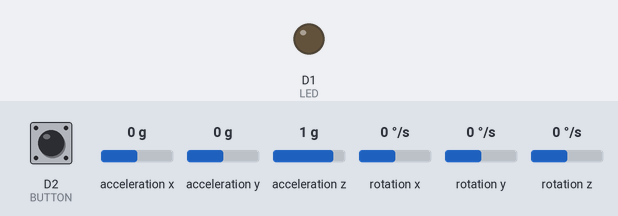
This sketch was run on a simulated ESP8266 (NodeMCU). On the bench: output pins drawn as LEDs (lit = HIGH). Wiring (inferred from the names in the program): MPU-6050 motion sensor at I2C address 0x68. Dashed ring = blinking. The inputs (shaded band) are chosen by the test bench; at power-on: D2 (BUTTON) LOW, acceleration x 0 g, acceleration y 0 g, acceleration z 1 g, rotation x 0 °/s, rotation y 0 °/s, rotation z 0 °/s. WiFi joins after 1.5 s; servers stay silent unless stated; no MQTT or app messages arrive unless stated; what the sketch prints to the serial monitor is not drawn.

Above: at 2.9 s.
3.0 s: D2 (BUTTON) pulled HIGH for 1 s
At 3.19 s:
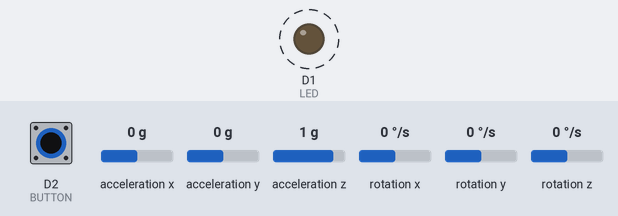
8.5 s: D2 (BUTTON) pulled HIGH for 3.2 s
At 13.1 s:
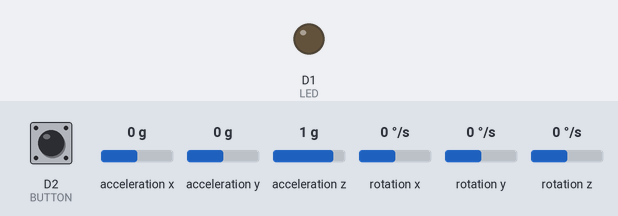
Timing chart, 0 to 14.6 s (numbered marks = the images above; inputs shaded):
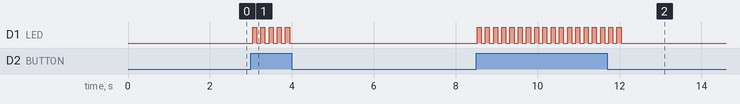

The sketch:

tap_tagV2.ino
```cpp
//include necessary libraries
#include <ESP8266WiFi.h>
#include <PubSubClient.h>
#include <Wire.h>


//wifi settings
//const char* wifiSsid = "TALKTALK765411";
//const char* wifiPassword = "A3B9N6G9";
//setting values to connect to mobile hotspot
//const char* wifiSsid = "Luke's iPhone";
//const char* wifiPassword = "luket9632";
//uni wifi
const char*  wifiSsid = "TP-LINK";
const char* wifiPassword = "84478221";

//initialise libraries
WiFiClient wifiConnection;
PubSubClient mqttClient(wifiConnection);

//mqtt settings
const int mqttPort = 1883;
//home
//const char* mqttHost = "192.168.1.12";
//home laptop
//const char* mqttHost = "192.168.1.6";
//uni tp-link
const char* mqttHost = "192.168.1.100";

// MPU6050 Device Address
const uint8_t MPU6050SlaveAddress = 0x68;

// Select pins for gyro/accel
const uint8_t scl = D6;
const uint8_t sda = D5;

//sensitivity scale provided in datasheet
const uint16_t AccelScaleFactor = 16384;
const uint16_t GyroScaleFactor = 131;

// MPU6050 configuration addresses
const uint8_t MPU6050_REGISTER_SMPLRT_DIV   =  0x19;
const uint8_t MPU6050_REGISTER_USER_CTRL    =  0x6A;
const uint8_t MPU6050_REGISTER_PWR_MGMT_1   =  0x6B;
const uint8_t MPU6050_REGISTER_PWR_MGMT_2   =  0x6C;
const uint8_t MPU6050_REGISTER_CONFIG       =  0x1A;
const uint8_t MPU6050_REGISTER_GYRO_CONFIG  =  0x1B;
const uint8_t MPU6050_REGISTER_ACCEL_CONFIG =  0x1C;
const uint8_t MPU6050_REGISTER_FIFO_EN      =  0x23;
const uint8_t MPU6050_REGISTER_INT_ENABLE   =  0x38;
const uint8_t MPU6050_REGISTER_ACCEL_XOUT_H =  0x3B;
const uint8_t MPU6050_REGISTER_SIGNAL_PATH_RESET  = 0x68;

int16_t AccelX, AccelY, AccelZ, Temperature, GyroX, GyroY, GyroZ;

int LED = 5;
int BUTTON = 4;
int mode = 1;

String tapState = "off";
float waterUse = 0;
long started;
long finish;
float water;

void setup() {
  Serial.begin(115200);
  Serial.begin(9600);

  Serial.print("Connecting to ");
  Serial.println(wifiSsid);

  WiFi.begin(wifiSsid, wifiPassword);

  while (WiFi.status() != WL_CONNECTED) {
      //print '.' every 0.5s
      delay(500);
      Serial.print(".");
    }

    //print that the wifi library is connected and the IP
    Serial.println("");
    Serial.println("WiFi connected");
    Serial.println("IP address: ");
    Serial.println(WiFi.localIP());

    mqttClient.setServer(mqttHost, mqttPort);

    mqttClient.setCallback(callback);

     while (!mqttClient.connected()) {
      Serial.print("Attempting MQTT connection...");
      if (mqttClient.connect("device1")) {
        Serial.println("connected");
      } else {
        Serial.print("failed, rc=");
        Serial.print(mqttClient.state());
        Serial.println(" try again in one second");
        // Wait a second before retrying
        delay(1000);
      }
    }

    mqttClient.subscribe("waterUsage1");

  Wire.begin(sda, scl);
  MPU6050_Init();
  pinMode(LED, OUTPUT);
  pinMode(BUTTON, INPUT);
}

void callback(char* topic, byte* payload, unsigned int length) {
  Serial.print("Message arrived [");
  Serial.print(topic);
  Serial.print("] ");
  for (int i = 0; i < length; i++) {
    Serial.print((char)payload[i]);
  }
  Serial.println();

  // Switch on the red LED if a 1 was received as first character and turn the other leds off
  if ((char)payload[0] == '1') {
    char result[8]; // Buffer big enough for 7-character float
    dtostrf(waterUse, 6, 2, result);
    mqttClient.publish("waterUsage2",result);
  }
}

void loop() {
  // put your main code here, to run repeatedly:
  mqttClient.loop();

  if(digitalRead(BUTTON) == HIGH) {
  if (mode < 3) {
    mode++;
  } else {
    mode = 1;
   }
   if (mode == 1) {
    digitalWrite(LED,HIGH);
    delay(100);
    digitalWrite(LED,LOW);
   } else if (mode == 2){
    digitalWrite(LED,HIGH);
    delay(100);
    digitalWrite(LED,LOW);
    delay(100);
    digitalWrite(LED,HIGH);
    delay(100);
    digitalWrite(LED,LOW);
   } else if (mode == 3){
    digitalWrite(LED,HIGH);
    delay(100);
    digitalWrite(LED,LOW);
    delay(100);
    digitalWrite(LED,HIGH);
    delay(100);
    digitalWrite(LED,LOW);
    delay(100);
    digitalWrite(LED,HIGH);
    delay(100);
    digitalWrite(LED,LOW);
   }
  }

  if (mode == 1) {
  Read_RawValue(MPU6050SlaveAddress, MPU6050_REGISTER_ACCEL_XOUT_H);
  if (AccelX > 8000){
    tapState = "on";
    waterUse = waterUse + 0.02;
  } else {
    tapState = "off";
  }
  Serial.print("Liters: ");
  Serial.println(waterUse);
  }

  if (mode == 2) {
  Read_RawValue(MPU6050SlaveAddress, MPU6050_REGISTER_ACCEL_XOUT_H);
  if (AccelY > 10000){
    tapState = "on";
    waterUse = waterUse + 0.02;
  } else {
    tapState = "off";
  } if (AccelY < -10000){
    tapState = "on";
    waterUse = waterUse + 0.02;
  } else {
    tapState = "off";
  }

  //Serial.println(AccelX);
  Serial.print("Liters: ");
  Serial.println(waterUse);
  }

  if (mode == 3) {
    Read_RawValue(MPU6050SlaveAddress, MPU6050_REGISTER_ACCEL_XOUT_H);
    if ((GyroX > 800) || (GyroX < -800)) {
      if(tapState == "off"){
      tapState = "on";
      delay(500);
      //started.millis();
      started = millis();
      }else if(tapState == "on") {
        tapState = "off";
        delay(500);
        finish = millis();
        water = (finish - started) / 1000;
        water = water * 0.2;
        waterUse = waterUse + water;
      }
    }
    //Serial.println(tapState);
    Serial.print("Liters: ");
    Serial.println(waterUse);
    //Serial.println(water);
  }
  delay(100);
}


void I2C_Write(uint8_t deviceAddress, uint8_t regAddress, uint8_t data){
  Wire.beginTransmission(deviceAddress);
  Wire.write(regAddress);
  Wire.write(data);
  Wire.endTransmission();
}

void Read_RawValue(uint8_t deviceAddress, uint8_t regAddress){
  Wire.beginTransmission(deviceAddress);
  Wire.write(regAddress);
  Wire.endTransmission();
  Wire.requestFrom(deviceAddress, (uint8_t)14);
  AccelX = (((int16_t)Wire.read()<<8) | Wire.read());
  AccelY = (((int16_t)Wire.read()<<8) | Wire.read());
  AccelZ = (((int16_t)Wire.read()<<8) | Wire.read());
  Temperature = (((int16_t)Wire.read()<<8) | Wire.read());
  GyroX = (((int16_t)Wire.read()<<8) | Wire.read());
  GyroY = (((int16_t)Wire.read()<<8) | Wire.read());
  GyroZ = (((int16_t)Wire.read()<<8) | Wire.read());
}

//configure MPU6050
void MPU6050_Init(){
  delay(150);
  I2C_Write(MPU6050SlaveAddress, MPU6050_REGISTER_SMPLRT_DIV, 0x07);
  I2C_Write(MPU6050SlaveAddress, MPU6050_REGISTER_PWR_MGMT_1, 0x01);
  I2C_Write(MPU6050SlaveAddress, MPU6050_REGISTER_PWR_MGMT_2, 0x00);
  I2C_Write(MPU6050SlaveAddress, MPU6050_REGISTER_CONFIG, 0x00);
  I2C_Write(MPU6050SlaveAddress, MPU6050_REGISTER_GYRO_CONFIG, 0x00);//set +/-250 degree/second full scale
  I2C_Write(MPU6050SlaveAddress, MPU6050_REGISTER_ACCEL_CONFIG, 0x00);// set +/- 2g full scale
  I2C_Write(MPU6050SlaveAddress, MPU6050_REGISTER_FIFO_EN, 0x00);
  I2C_Write(MPU6050SlaveAddress, MPU6050_REGISTER_INT_ENABLE, 0x01);
  I2C_Write(MPU6050SlaveAddress, MPU6050_REGISTER_SIGNAL_PATH_RESET, 0x00);
  I2C_Write(MPU6050SlaveAddress, MPU6050_REGISTER_USER_CTRL, 0x00);
}
```

Measured:
- after the input at 3.0 s, D1 (LED): alternates HIGH for 0.10 s and LOW for 0.10 s, 10 changes in all, then stays LOW, starting at once
- after the input at 8.5 s, D1 (LED): alternates HIGH for 0.10 s and LOW for 0.10 s, 36 changes in all, then stays LOW, starting at once
